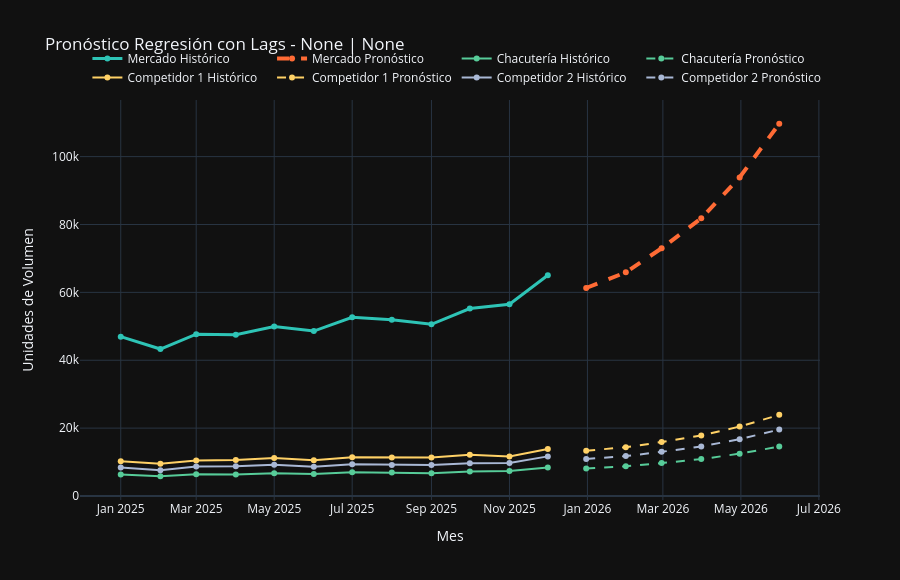

Notebook cell for this chart:
### Code cell
# =============================================================================
# GRÁFICO REGRESIÓN CON LAGS - Mercado + Chacutería + Competidores
# =============================================================================
import pandas as pd
import numpy as np
import plotly.graph_objects as go
from sklearn.linear_model import LinearRegression
from datetime import timedelta

# ====================== CARGA DE DATOS ======================
df_merc = pd.read_csv('datos_limpios/mercado.csv')
df_out  = pd.read_csv('datos_limpios/consolidado_sell_out.csv')

df_merc['mes'] = pd.to_datetime(df_merc['mes'])
df_out['fecha_factura'] = pd.to_datetime(df_out['fecha_factura'], errors='coerce')

# ====================== FILTROS (cambia aquí) ======================
canal_sel     = None   # ← Cambia o pon None
categoria_sel = None          # ← Cambia o pon None

if canal_sel and categoria_sel:
    df_m = df_merc[(df_merc['canal'] == canal_sel) & 
                   (df_merc['categoria'] == categoria_sel)].copy()
else:
    df_m = df_merc.copy()

# Calcular volúmenes reales
df_m['vol_chacuteria'] = df_m['ventas_mercado_volumen'] * df_m['share_compania']
df_m['vol_comp1']      = df_m['ventas_mercado_volumen'] * df_m['share_competidor_1']
df_m['vol_comp2']      = df_m['ventas_mercado_volumen'] * df_m['share_competidor_2']

# Agrupación mensual
hist = df_m.groupby('mes').agg({
    'ventas_mercado_volumen': 'sum',
    'vol_chacuteria': 'sum',
    'vol_comp1': 'sum',
    'vol_comp2': 'sum',
    'ventas_mercado_valor': 'sum'
}).reset_index()

# ====================== REGRESIÓN CON LAGS ======================
data_reg = hist[['mes', 'ventas_mercado_volumen']].copy()
data_reg = data_reg.rename(columns={'mes': 'ds', 'ventas_mercado_volumen': 'y'})

# Crear lags
for lag in [1, 2, 3]:
    data_reg[f'lag_{lag}'] = data_reg['y'].shift(lag)
data_reg = data_reg.dropna().reset_index(drop=True)

X = data_reg[['lag_1', 'lag_2', 'lag_3']]
y = data_reg['y']

model = LinearRegression()
model.fit(X, y)

# Pronóstico 6 meses adelante
ult_lags = data_reg[['lag_1', 'lag_2', 'lag_3']].iloc[-1:].values.copy()
pron_market = []
fechas_fut = pd.date_range(start=hist['mes'].max() + timedelta(days=30), periods=6, freq='M')

for _ in range(6):
    pred = model.predict(ult_lags)[0]
    pron_market.append(max(0, pred))
    ult_lags = np.roll(ult_lags, 1)
    ult_lags[0][0] = pred

# Derivar pronósticos de Chacutería y competidores (usando share promedio histórico)
avg_share_ch = hist['vol_chacuteria'].mean() / hist['ventas_mercado_volumen'].mean()
avg_share_c1 = hist['vol_comp1'].mean()      / hist['ventas_mercado_volumen'].mean()
avg_share_c2 = hist['vol_comp2'].mean()      / hist['ventas_mercado_volumen'].mean()

pron_chac = np.array(pron_market) * avg_share_ch
pron_comp1 = np.array(pron_market) * avg_share_c1
pron_comp2 = np.array(pron_market) * avg_share_c2

# ====================== GRÁFICO INTERACTIVO (igual estilo que Prophet) ======================
fig = go.Figure()

# Mercado
fig.add_trace(go.Scatter(x=hist['mes'], y=hist['ventas_mercado_volumen'], 
                         name='Mercado Histórico', line=dict(color='#2ec4b6', width=3)))
fig.add_trace(go.Scatter(x=fechas_fut, y=pron_market, 
                         name='Mercado Pronóstico', line=dict(color='#ff6b35', dash='dash', width=4)))

# Chacutería
fig.add_trace(go.Scatter(x=hist['mes'], y=hist['vol_chacuteria'], 
                         name='Chacutería Histórico', line=dict(color='#57cc99')))
fig.add_trace(go.Scatter(x=fechas_fut, y=pron_chac, 
                         name='Chacutería Pronóstico', line=dict(color='#57cc99', dash='dash')))

# Competidor 1
fig.add_trace(go.Scatter(x=hist['mes'], y=hist['vol_comp1'], 
                         name='Competidor 1 Histórico', line=dict(color='#ffd166')))
fig.add_trace(go.Scatter(x=fechas_fut, y=pron_comp1, 
                         name='Competidor 1 Pronóstico', line=dict(color='#ffd166', dash='dash')))

# Competidor 2
fig.add_trace(go.Scatter(x=hist['mes'], y=hist['vol_comp2'], 
                         name='Competidor 2 Histórico', line=dict(color='#a9b8d5')))
fig.add_trace(go.Scatter(x=fechas_fut, y=pron_comp2, 
                         name='Competidor 2 Pronóstico', line=dict(color='#a9b8d5', dash='dash')))

# Hover con valor del mercado
fig.update_traces(
    customdata=hist['ventas_mercado_valor'].tolist() + [0]*6,
    hovertemplate="<b>%{fullData.name}</b><br>Mes: %{x}<br>Volumen: %{y:,.0f} unidades<br>Valor Mercado: $%{customdata:,.0f}<extra></extra>"
)

fig.update_layout(
    title=f"Pronóstico Regresión con Lags - {canal_sel} | {categoria_sel}",
    xaxis_title="Mes",
    yaxis_title="Unidades de Volumen",
    template="plotly_dark",
    height=580,
    legend=dict(orientation="h", yanchor="bottom", y=1.02, xanchor="left", x=0.01)
)

fig.show()

# ====================== RESULTADOS NUMÉRICOS ======================
print("\n=== PRONÓSTICO REGRESIÓN CON LAGS (Próximos 6 meses) ===")
for f, mkt, chac, c1, c2 in zip(fechas_fut.strftime('%Y-%m'), pron_market, pron_chac, pron_comp1, pron_comp2):
    print(f"{f} → Mercado: {mkt:,.0f} | Chacutería: {chac:,.0f} | Comp1: {c1:,.0f} | Comp2: {c2:,.0f}")

### Figure 1 — Plotly figure (JSON) as saved in the notebook; plotly's stock layout.template omitted (floating-point values rounded to 4 significant figures)
{"data": [{"customdata": [2652549200, 2412858290, 2652369990, 2644847870, 2769440940, 2715331840, 2919426650, 2889104920, 2810798690, 3056641860, 3195415400, 3730881770, 0, 0, 0, 0, 0, 0], "hovertemplate": "<b>%{fullData.name}</b><br>Mes: %{x}<br>Volumen: %{y:,.0f} unidades<br>Valor Mercado: $%{customdata:,.0f}<extra></extra>", "line": {"color": "#2ec4b6", "width": 3}, "name": "Mercado Histórico", "type": "scatter", "x": ["2025-01-01T00:00:00.000000000", "2025-02-01T00:00:00.000000000", "2025-03-01T00:00:00.000000000", "2025-04-01T00:00:00.000000000", "2025-05-01T00:00:00.000000000", "2025-06-01T00:00:00.000000000", "2025-07-01T00:00:00.000000000", "2025-08-01T00:00:00.000000000", "2025-09-01T00:00:00.000000000", "2025-10-01T00:00:00.000000000", "2025-11-01T00:00:00.000000000", "2025-12-01T00:00:00.000000000"], "y": [46950.0, 43300.0, 47690.0, 47520.0, 49930.0, 48600.0, 52670.0, 51960.0, 50600.0, 55240.0, 56520.0, 65030.0]}, {"customdata": [2652549200, 2412858290, 2652369990, 2644847870, 2769440940, 2715331840, 2919426650, 2889104920, 2810798690, 3056641860, 3195415400, 3730881770, 0, 0, 0, 0, 0, 0], "hovertemplate": "<b>%{fullData.name}</b><br>Mes: %{x}<br>Volumen: %{y:,.0f} unidades<br>Valor Mercado: $%{customdata:,.0f}<extra></extra>", "line": {"color": "#ff6b35", "dash": "dash", "width": 4}, "name": "Mercado Pronóstico", "type": "scatter", "x": ["2025-12-31T00:00:00.000000000", "2026-01-31T00:00:00.000000000", "2026-02-28T00:00:00.000000000", "2026-03-31T00:00:00.000000000", "2026-04-30T00:00:00.000000000", "2026-05-31T00:00:00.000000000"], "y": [61280.0, 65910.0, 72980.0, 81840.0, 93880.0, 109700.0]}, {"customdata": [2652549200, 2412858290, 2652369990, 2644847870, 2769440940, 2715331840, 2919426650, 2889104920, 2810798690, 3056641860, 3195415400, 3730881770, 0, 0, 0, 0, 0, 0], "hovertemplate": "<b>%{fullData.name}</b><br>Mes: %{x}<br>Volumen: %{y:,.0f} unidades<br>Valor Mercado: $%{customdata:,.0f}<extra></extra>", "line": {"color": "#57cc99"}, "name": "Chacutería Histórico", "type": "scatter", "x": ["2025-01-01T00:00:00.000000000", "2025-02-01T00:00:00.000000000", "2025-03-01T00:00:00.000000000", "2025-04-01T00:00:00.000000000", "2025-05-01T00:00:00.000000000", "2025-06-01T00:00:00.000000000", "2025-07-01T00:00:00.000000000", "2025-08-01T00:00:00.000000000", "2025-09-01T00:00:00.000000000", "2025-10-01T00:00:00.000000000", "2025-11-01T00:00:00.000000000", "2025-12-01T00:00:00.000000000"], "y": [6371.0, 5822.0, 6433.0, 6369.0, 6721.0, 6510.0, 6992.0, 6908.0, 6671.0, 7245.0, 7380.0, 8393.0]}, {"customdata": [2652549200, 2412858290, 2652369990, 2644847870, 2769440940, 2715331840, 2919426650, 2889104920, 2810798690, 3056641860, 3195415400, 3730881770, 0, 0, 0, 0, 0, 0], "hovertemplate": "<b>%{fullData.name}</b><br>Mes: %{x}<br>Volumen: %{y:,.0f} unidades<br>Valor Mercado: $%{customdata:,.0f}<extra></extra>", "line": {"color": "#57cc99", "dash": "dash"}, "name": "Chacutería Pronóstico", "type": "scatter", "x": ["2025-12-31T00:00:00.000000000", "2026-01-31T00:00:00.000000000", "2026-02-28T00:00:00.000000000", "2026-03-31T00:00:00.000000000", "2026-04-30T00:00:00.000000000", "2026-05-31T00:00:00.000000000"], "y": [8139.0, 8754.0, 9693.0, 10870.0, 12470.0, 14570.0]}, {"customdata": [2652549200, 2412858290, 2652369990, 2644847870, 2769440940, 2715331840, 2919426650, 2889104920, 2810798690, 3056641860, 3195415400, 3730881770, 0, 0, 0, 0, 0, 0], "hovertemplate": "<b>%{fullData.name}</b><br>Mes: %{x}<br>Volumen: %{y:,.0f} unidades<br>Valor Mercado: $%{customdata:,.0f}<extra></extra>", "line": {"color": "#ffd166"}, "name": "Competidor 1 Histórico", "type": "scatter", "x": ["2025-01-01T00:00:00.000000000", "2025-02-01T00:00:00.000000000", "2025-03-01T00:00:00.000000000", "2025-04-01T00:00:00.000000000", "2025-05-01T00:00:00.000000000", "2025-06-01T00:00:00.000000000", "2025-07-01T00:00:00.000000000", "2025-08-01T00:00:00.000000000", "2025-09-01T00:00:00.000000000", "2025-10-01T00:00:00.000000000", "2025-11-01T00:00:00.000000000", "2025-12-01T00:00:00.000000000"], "y": [10230.0, 9510.0, 10470.0, 10610.0, 11200.0, 10570.0, 11390.0, 11320.0, 11330.0, 12140.0, 11660.0, 13840.0]}, {"customdata": [2652549200, 2412858290, 2652369990, 2644847870, 2769440940, 2715331840, 2919426650, 2889104920, 2810798690, 3056641860, 3195415400, 3730881770, 0, 0, 0, 0, 0, 0], "hovertemplate": "<b>%{fullData.name}</b><br>Mes: %{x}<br>Volumen: %{y:,.0f} unidades<br>Valor Mercado: $%{customdata:,.0f}<extra></extra>", "line": {"color": "#ffd166", "dash": "dash"}, "name": "Competidor 1 Pronóstico", "type": "scatter", "x": ["2025-12-31T00:00:00.000000000", "2026-01-31T00:00:00.000000000", "2026-02-28T00:00:00.000000000", "2026-03-31T00:00:00.000000000", "2026-04-30T00:00:00.000000000", "2026-05-31T00:00:00.000000000"], "y": [13360.0, 14370.0, 15910.0, 17840.0, 20460.0, 23910.0]}, {"customdata": [2652549200, 2412858290, 2652369990, 2644847870, 2769440940, 2715331840, 2919426650, 2889104920, 2810798690, 3056641860, 3195415400, 3730881770, 0, 0, 0, 0, 0, 0], "hovertemplate": "<b>%{fullData.name}</b><br>Mes: %{x}<br>Volumen: %{y:,.0f} unidades<br>Valor Mercado: $%{customdata:,.0f}<extra></extra>", "line": {"color": "#a9b8d5"}, "name": "Competidor 2 Histórico", "type": "scatter", "x": ["2025-01-01T00:00:00.000000000", "2025-02-01T00:00:00.000000000", "2025-03-01T00:00:00.000000000", "2025-04-01T00:00:00.000000000", "2025-05-01T00:00:00.000000000", "2025-06-01T00:00:00.000000000", "2025-07-01T00:00:00.000000000", "2025-08-01T00:00:00.000000000", "2025-09-01T00:00:00.000000000", "2025-10-01T00:00:00.000000000", "2025-11-01T00:00:00.000000000", "2025-12-01T00:00:00.000000000"], "y": [8381.0, 7561.0, 8700.0, 8735.0, 9233.0, 8606.0, 9324.0, 9135.0, 9150.0, 9632.0, 9754.0, 11680.0]}, {"customdata": [2652549200, 2412858290, 2652369990, 2644847870, 2769440940, 2715331840, 2919426650, 2889104920, 2810798690, 3056641860, 3195415400, 3730881770, 0, 0, 0, 0, 0, 0], "hovertemplate": "<b>%{fullData.name}</b><br>Mes: %{x}<br>Volumen: %{y:,.0f} unidades<br>Valor Mercado: $%{customdata:,.0f}<extra></extra>", "line": {"color": "#a9b8d5", "dash": "dash"}, "name": "Competidor 2 Pronóstico", "type": "scatter", "x": ["2025-12-31T00:00:00.000000000", "2026-01-31T00:00:00.000000000", "2026-02-28T00:00:00.000000000", "2026-03-31T00:00:00.000000000", "2026-04-30T00:00:00.000000000", "2026-05-31T00:00:00.000000000"], "y": [10930.0, 11760.0, 13020.0, 14600.0, 16750.0, 19570.0]}], "layout": {"height": 580, "legend": {"orientation": "h", "x": 0.01, "xanchor": "left", "y": 1.02, "yanchor": "bottom"}, "title": {"text": "Pronóstico Regresión con Lags - None | None"}, "xaxis": {"title": {"text": "Mes"}}, "yaxis": {"title": {"text": "Unidades de Volumen"}}}}
